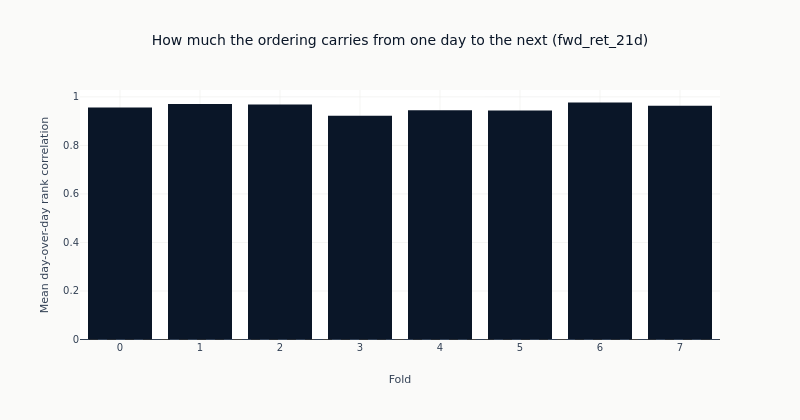

The notebook cell this image was saved under:
### Code cell
fig = go.Figure(
    go.Bar(
        x=[str(fold) for fold in persistence.get_column("fold").to_list()],
        y=persistence.get_column("mean_day_over_day_rank_correlation").to_list(),
        marker_color=COLORS["blue"],
        showlegend=False,
    )
)
fig.add_hline(y=0, line_width=1, line_dash="dash", line_color=COLORS["neutral"])
fig.update_yaxes(title_text="Mean day-over-day rank correlation")
fig.update_xaxes(title_text="Fold")
fig.update_layout(
    title=f"How much the ordering carries from one day to the next ({charted_label})",
    height=420,
    width=800,
    margin=dict(t=90),
)
# The range is read off the frame rather than asserted, so the alt text stays true of the next run.
_values = persistence.get_column("mean_day_over_day_rank_correlation")
show_plotly_with_alt(
    fig,
    "Bar chart of the mean day-over-day rank correlation of the predicted cross-section, one bar "
    "per walk-forward fold, with a dashed zero line. Counted from the frame: "
    f"{persistence.height} folds, values from {_values.min():.2f} to {_values.max():.2f}.",
)

### Figure 1 — Plotly figure (JSON) as saved in the notebook; plotly's stock layout.template omitted (floating-point values rounded to 4 significant figures)
{"data": [{"marker": {"color": "#0a1628"}, "showlegend": false, "type": "bar", "x": ["0", "1", "2", "3", "4", "5", "6", "7"], "y": [0.9562, 0.9703, 0.9683, 0.9226, 0.9449, 0.9439, 0.9768, 0.9629]}], "layout": {"height": 420, "margin": {"t": 90}, "shapes": [{"line": {"color": "#334155", "dash": "dash", "width": 1}, "type": "line", "x0": 0, "x1": 1, "xref": "x domain", "y0": 0, "y1": 0, "yref": "y"}], "title": {"text": "How much the ordering carries from one day to the next (fwd_ret_21d)"}, "width": 800, "xaxis": {"title": {"text": "Fold"}}, "yaxis": {"title": {"text": "Mean day-over-day rank correlation"}}}}
